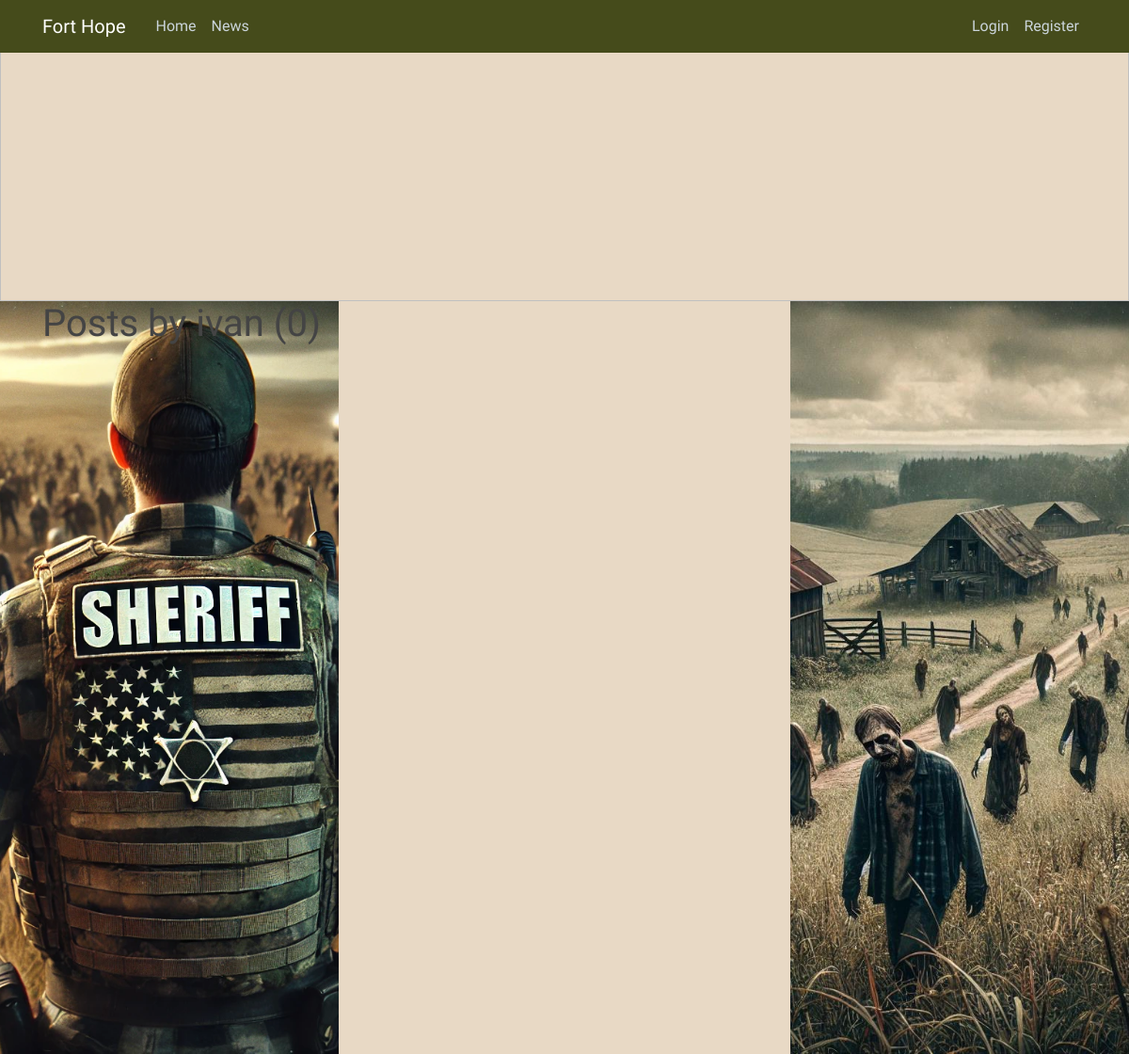
/user/ivan/, run on an earlier commit of the app's database.
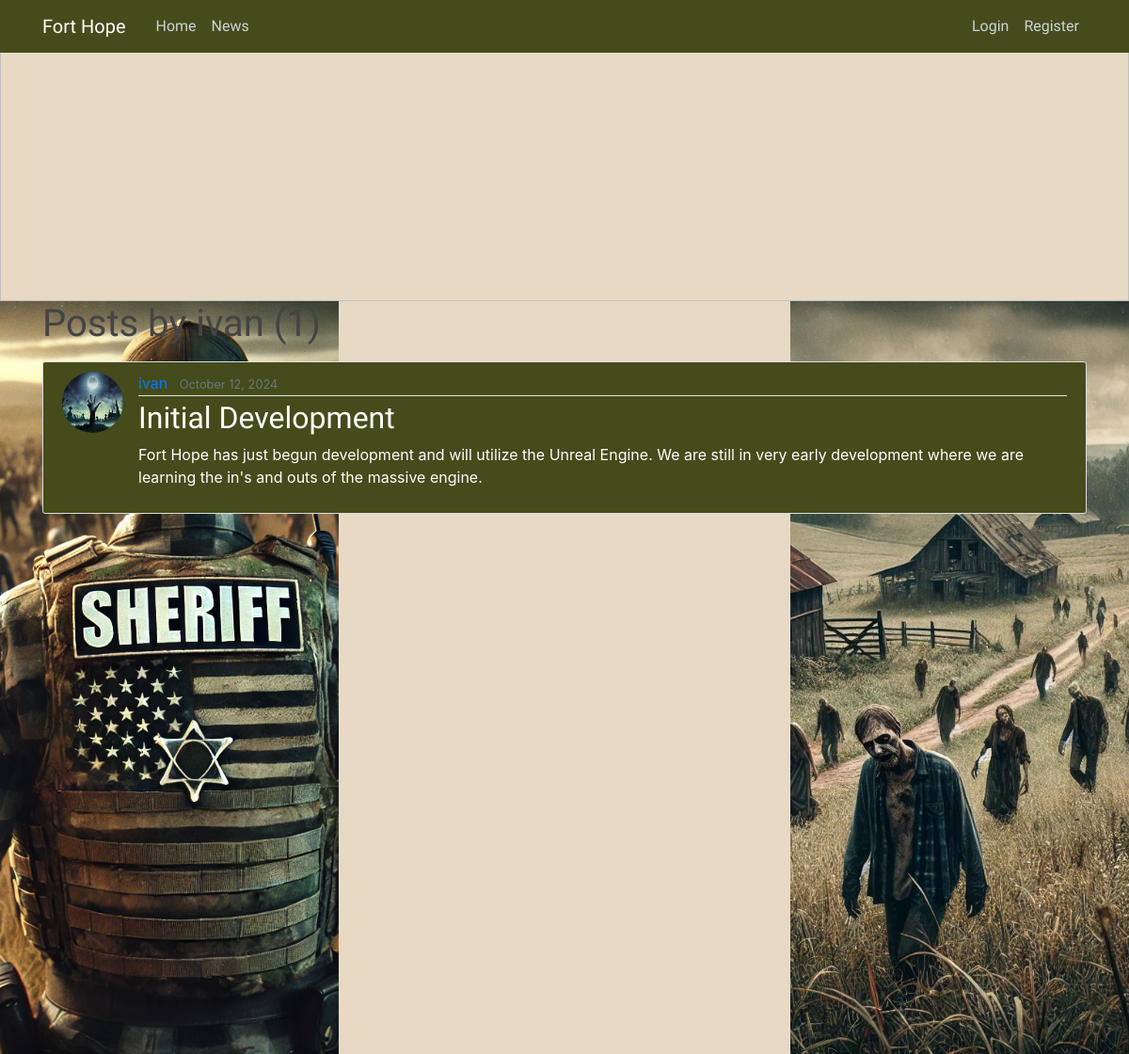
And on a later commit of the database.
### news/models.py (models this page shows, shortened)
class Post(models.Model):
    title = models.CharField(max_length=100)
    content = models.TextField()
    date_posted = models.DateTimeField(default=timezone.now)
    author = models.ForeignKey(User, on_delete=models.CASCADE)

### users/models.py (models this page shows, shortened)
class Profile(models.Model):
    user = models.OneToOneField(User, on_delete=models.CASCADE)
    image = models.ImageField(default='default.jpg', upload_to='profile_pics')

### news/views.py (the view)
# urls.py: path('user/<str:username>/', UserPostListView.as_view(), name='user-posts'),
class UserPostListView(ListView):
      model = Post
      template_name = 'news/user_posts.html'
      context_object_name = 'posts'
      paginate_by = 10
      def get_queryset(self):
           user = get_object_or_404(User, username=self.kwargs.get('username'))
           return Post.objects.filter(author=user).order_by('-date_posted')

### news/templates/news/user_posts.html (shortened to what this page needs)
{% extends "news/base.html" %}
{% block content%}
    <h1 class="mb-3">Posts by {{ view.kwargs.username }} ({{ page_obj.paginator.count }})</h1>
    {% for post in posts %}
    <article class="media content-section">
      <img class="rounded-circle article-img" src="{{ post.author.profile.image.url }}">
        <div class="media-body">
          <div class="article-metadata">
            <a class="mr-2" href="{% url 'user-posts' post.author.username%}">{{ post.author }}</a>
            <small class="text-muted">{{ post.date_posted|date:"F d, Y" }}</small>
          </div>
          <h2><a class="article-title" href="{% url 'post-detail' post.id %}">{{ post.title }}</a></h2>
          <p class="article-content">{{ post.content }}</p>
        </div>
    </article>
    {% endfor %}
{% endblock content %}

What changed in the data, as far as the page shows it:
added Post: author.profile.image (placeholder picture), author "ivan", date_posted "October 12, 2024", title "Initial Development", content "Fort Hope has just begun development and will utilize the Unreal Engine. We are still in very early development where we are learning the in's and outs of the massive engine."
Also different on the page:
{{ page_obj.paginator.count }}: "0" → "1"
